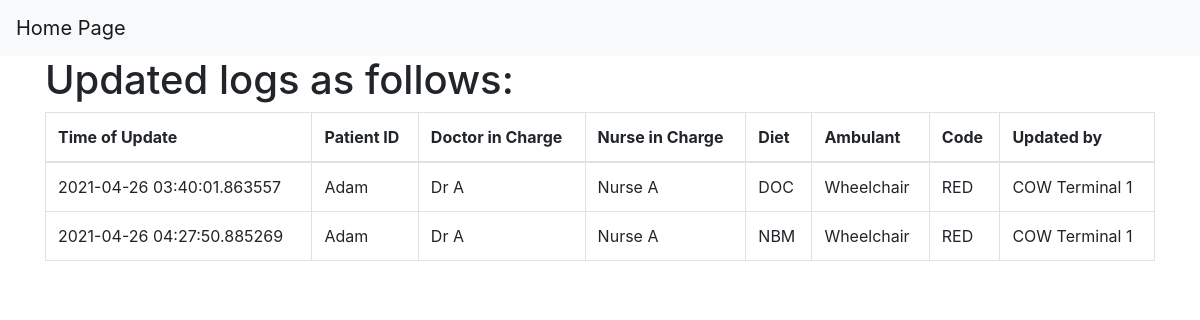
The app's page /individual_screen, older data.
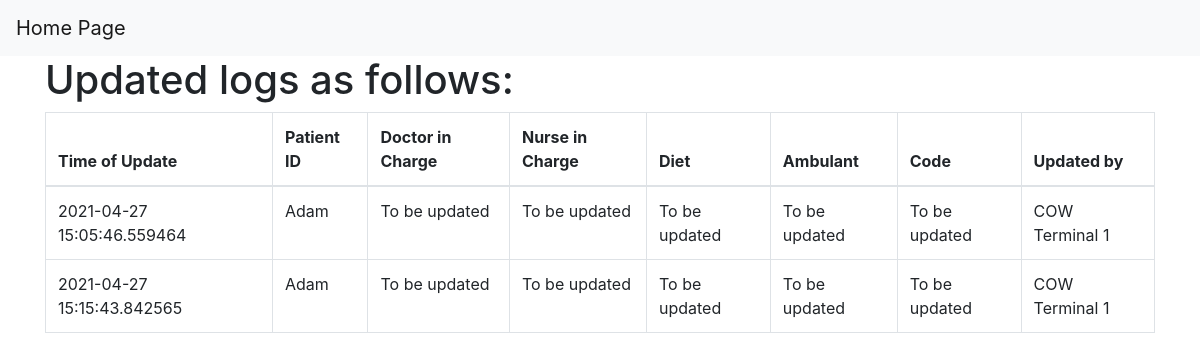
The same page, newer data.
### canary3-0620pm.py (models this page shows)
class PatientLog(db.Model):
    patient_id = db.Column(db.Text(9),primary_key = True)
    doctor_in_charge = db.Column(db.Text(25),nullable=False, default='')
    nurse_in_charge = db.Column(db.Text(25),nullable=False, default='')
    diet = db.Column(db.Text(5),nullable=False, default='')
    ambulant = db.Column(db.Text(5),nullable=False, default='')
    code = db.Column(db.Text(10),nullable=False, default='')
    updated_by = db.Column(db.Text(25))
    timestamp = db.Column(db.DateTime, default = datetime.datetime.utcnow(), primary_key = True)

### canary3-0620pm.py (the view)
@app.route('/individual_screen')
def individual_screen():
    cumulogs = PatientLog.query.filter_by(patient_id = 'Adam').order_by(PatientLog.timestamp)
    return render_template('canary3-update_display.html', cumulogs=cumulogs)

### templates/canary3-update_display.html (shortened to what this page needs)
<!DOCTYPE html>
<html lang="en" dir="ltr">
{% extends "canary3-base.html"%}
{% block content %}
  <head>
  </head>
  <body>
    <div class = 'container'>
    <h1>Updated logs as follows:</h1>
<table class = "table table-hover table-bordered">
  <thead>
   <tr>
     <th scope="col">Time of Update</th>
     <th scope="col">Patient ID</th>
     <th scope="col">Doctor in Charge</th>
     <th scope="col">Nurse in Charge</th>
     <th scope="col">Diet</th>
     <th scope="col">Ambulant</th>
     <th scope="col">Code</th>
     <th scope="col">Updated by</th>
   </tr>
 </thead>
{% for cumulog in cumulogs %}
<tr>
  <td>{{cumulog.timestamp}}</td>
  <td>{{cumulog.patient_id}}</td>
  <td>{{cumulog.doctor_in_charge}}</td>
  <td>{{cumulog.nurse_in_charge}}</td>
  <td>{{cumulog.diet}}</td>
  <td>{{cumulog.ambulant}}</td>
  <td>{{cumulog.code}}</td>
  <td>{{cumulog.updated_by}}</td>
</tr>
{%  endfor %}
</table>
</div>
  </body>
  {% endblock %}

### templates/canary3-base.html (shortened to what this page needs)
<!DOCTYPE html>
<html lang="en" dir="ltr">
<head>
  <link rel="stylesheet" href="https://maxcdn.bootstrapcdn.com/bootstrap/4.0.0/css/bootstrap.min.css">
</head>
<body>
  <nav class = "navbar navbar-expand-lg navbar-light bg-light">
    <a class = "navbar-brand" href="{{url_for('index')}}">Home Page</a>
  </nav>
{% block content %}
{% endblock %}
</body>
</html>

Row changes from the older to the newer data that the page shows:
removed PatientLog: timestamp "2021-04-26 04:27:50.885269", patient_id "Adam", doctor_in_charge "Dr A", nurse_in_charge "Nurse A", diet "NBM", ambulant "Wheelchair", code "RED", updated_by "COW Terminal 1"
changed PatientLog (number 1 of 2 on the later page): timestamp "2021-04-26 03:40:01.863557" → "2021-04-27 15:05:46.559464"; doctor_in_charge "Dr A" → "To be updated"; nurse_in_charge "Nurse A" → "To be updated"; diet "DOC" → "To be updated"; ambulant "Wheelchair" → "To be updated"; code "RED" → "To be updated"
now on this page (row edited): PatientLog: timestamp "2021-04-27 15:15:43.842565", patient_id "Adam", doctor_in_charge "To be updated", nurse_in_charge "To be updated", diet "To be updated", ambulant "To be updated", code "To be updated", updated_by "COW Terminal 1"
